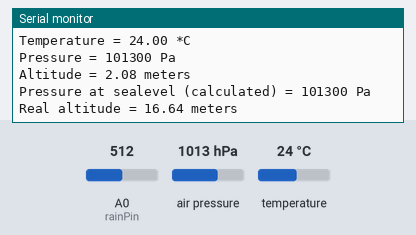
Bench run of a sketch on a simulated Arduino Uno, built with avr-gcc and run on an emulated ATmega328P. Parts: the last lines printed to the serial monitor. The inputs (shaded band) are chosen by the test bench; at power-on: air pressure 1013 hPa, A0 (rainPin) = 512, temperature 24 °C.

Above: at 1.2 s.
1.3 s: air pressure set to 952 hPa
At 2.6 s:
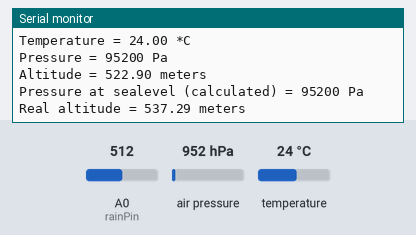
6.5 s: A0 (rainPin) set to 610
11.1 s: A0 (rainPin) set to 290
14.3 s: temperature set to 12 °C
15.8 s: air pressure set to 975 hPa
At 17.0 s:
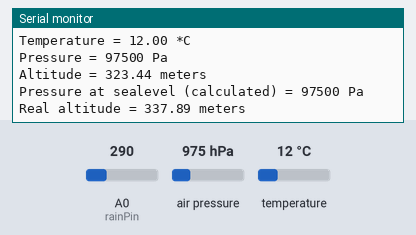
17.3 s: A0 (rainPin) set to 306
Timing chart, 0 to 20.3 s (numbered marks = the images above; inputs shaded):
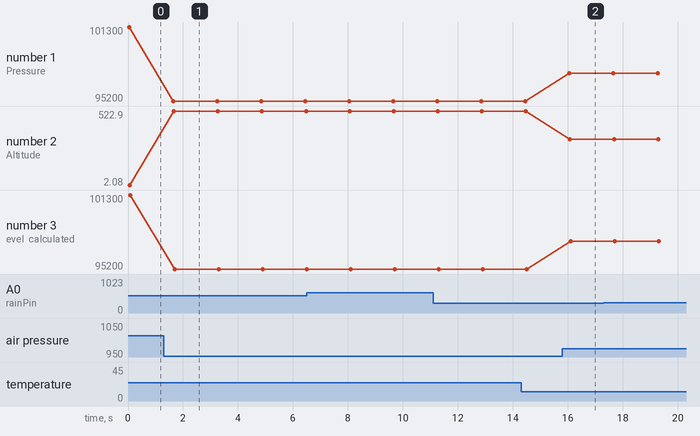

Measured:
- after the input at 1.3 s, the serial monitor: prints a new line after 0.34 s (image 1)
- after the input at 15.8 s, the serial monitor: prints a new line after 0.26 s (image 2)
- plotted number 1: 101300 → 95200 after the input at 1.3 s, 95200 → 97500 after the input at 15.8 s
- plotted number 2: 2.08 → 522.9 after the input at 1.3 s, 522.9 → 323.44 after the input at 15.8 s
- plotted number 3: 101300 → 95200 after the input at 1.3 s, 95200 → 97500 after the input at 15.8 s

The sketch:

plain_senor.ino
```cpp
// bmp 108 sensor sda to d2 and scl d1

#define rainPin A0       //D0
#include <Adafruit_BMP085.h>

Adafruit_BMP085 bmp;

void setup()
{
  Serial.begin(9600);
  pinMode(rainPin , INPUT);
  if (!bmp.begin())
  {
    Serial.println("Could not find a valid BMP085 sensor, check wiring!");
    while (1)
    {
    }
  }
}

void loop()
{
  int rainVal= analogRead(rainPin);
  //Serial.println(rainVal);
  if(rainVal<=1024 && rainVal>=600)
  {
    Serial.println("No rain");
  }
  if(rainVal<=600 && rainVal>=300)
  {
    Serial.println("Moderate rain");
  }
  if(rainVal<=300 && rainVal>=0)
  {
    Serial.println("Heavy rain");
  }
    Serial.print("Temperature = ");
    Serial.print(bmp.readTemperature());
    Serial.println(" *C");

    Serial.print("Pressure = ");
    Serial.print(bmp.readPressure());
    Serial.println(" Pa");

    // Calculate altitude assuming 'standard' barometric
    // pressure of 1013.25 millibar = 101325 Pascal
    Serial.print("Altitude = ");
    Serial.print(bmp.readAltitude());
    Serial.println(" meters");

    Serial.print("Pressure at sealevel (calculated) = ");
    Serial.print(bmp.readSealevelPressure());
    Serial.println(" Pa");

  // you can get a more precise measurement of altitude
  // if you know the current sea level pressure which will
  // vary with weather and such. If it is 1015 millibars
  // that is equal to 101500 Pascals.
    Serial.print("Real altitude = ");
    Serial.print(bmp.readAltitude(101500));
    Serial.println(" meters");

    Serial.println();
    delay(1500);
}
```
